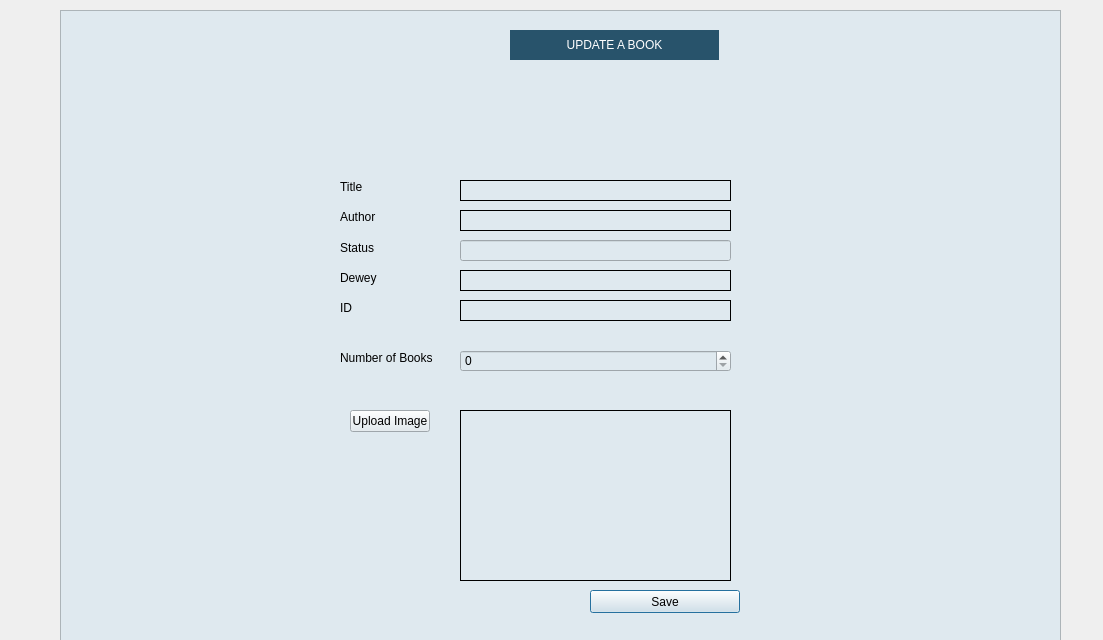
<?xml version="1.0" encoding="UTF-8"?>
<ui version="4.0">
 <class>updatebook</class>
 <widget class="QDialog" name="updatebook">
  <property name="geometry">
   <rect>
    <x>0</x>
    <y>0</y>
    <width>1103</width>
    <height>640</height>
   </rect>
  </property>
  <property name="windowTitle">
   <string>Dialog</string>
  </property>
  <widget class="QFrame" name="frame">
   <property name="geometry">
    <rect>
     <x>60</x>
     <y>10</y>
     <width>1001</width>
     <height>641</height>
    </rect>
   </property>
   <property name="styleSheet">
    <string notr="true">background-color: rgb(223, 233, 239);</string>
   </property>
   <property name="frameShape">
    <enum>QFrame::StyledPanel</enum>
   </property>
   <property name="frameShadow">
    <enum>QFrame::Plain</enum>
   </property>
   <widget class="QSplitter" name="splitter">
    <property name="geometry">
     <rect>
      <x>420</x>
      <y>570</y>
      <width>150</width>
      <height>23</height>
     </rect>
    </property>
    <property name="orientation">
     <enum>Qt::Horizontal</enum>
    </property>
   </widget>
   <widget class="QPushButton" name="btnupdatebook">
    <property name="geometry">
     <rect>
      <x>530</x>
      <y>580</y>
      <width>150</width>
      <height>23</height>
     </rect>
    </property>
    <property name="text">
     <string>Save</string>
    </property>
   </widget>
   <widget class="QLabel" name="lbl_ID">
    <property name="geometry">
     <rect>
      <x>400</x>
      <y>290</y>
      <width>271</width>
      <height>21</height>
     </rect>
    </property>
    <property name="font">
     <font>
      <pointsize>12</pointsize>
     </font>
    </property>
    <property name="frameShape">
     <enum>QFrame::Panel</enum>
    </property>
    <property name="text">
     <string/>
    </property>
   </widget>
   <widget class="QLabel" name="lblBookTitle">
    <property name="geometry">
     <rect>
      <x>400</x>
      <y>170</y>
      <width>271</width>
      <height>21</height>
     </rect>
    </property>
    <property name="font">
     <font>
      <pointsize>12</pointsize>
     </font>
    </property>
    <property name="frameShape">
     <enum>QFrame::Panel</enum>
    </property>
    <property name="text">
     <string/>
    </property>
   </widget>
   <widget class="QLabel" name="addbookimagebox">
    <property name="geometry">
     <rect>
      <x>400</x>
      <y>400</y>
      <width>271</width>
      <height>171</height>
     </rect>
    </property>
    <property name="frameShape">
     <enum>QFrame::Box</enum>
    </property>
    <property name="text">
     <string/>
    </property>
   </widget>
   <widget class="QLabel" name="label_2">
    <property name="geometry">
     <rect>
      <x>280</x>
      <y>200</y>
      <width>47</width>
      <height>14</height>
     </rect>
    </property>
    <property name="text">
     <string>Author</string>
    </property>
   </widget>
   <widget class="QLabel" name="lblDewey">
    <property name="geometry">
     <rect>
      <x>400</x>
      <y>260</y>
      <width>271</width>
      <height>21</height>
     </rect>
    </property>
    <property name="font">
     <font>
      <pointsize>12</pointsize>
     </font>
    </property>
    <property name="frameShape">
     <enum>QFrame::Panel</enum>
    </property>
    <property name="text">
     <string/>
    </property>
   </widget>
   <widget class="QSpinBox" name="spinQty">
    <property name="geometry">
     <rect>
      <x>400</x>
      <y>340</y>
      <width>271</width>
      <height>22</height>
     </rect>
    </property>
   </widget>
   <widget class="QLabel" name="label_3">
    <property name="geometry">
     <rect>
      <x>280</x>
      <y>230</y>
      <width>47</width>
      <height>16</height>
     </rect>
    </property>
    <property name="text">
     <string>Status</string>
    </property>
   </widget>
   <widget class="QLabel" name="label_5">
    <property name="geometry">
     <rect>
      <x>280</x>
      <y>290</y>
      <width>47</width>
      <height>16</height>
     </rect>
    </property>
    <property name="text">
     <string>ID</string>
    </property>
   </widget>
   <widget class="QLabel" name="label">
    <property name="geometry">
     <rect>
      <x>280</x>
      <y>170</y>
      <width>47</width>
      <height>14</height>
     </rect>
    </property>
    <property name="text">
     <string>Title</string>
    </property>
   </widget>
   <widget class="QPushButton" name="btnloadbookimage">
    <property name="geometry">
     <rect>
      <x>290</x>
      <y>400</y>
      <width>80</width>
      <height>22</height>
     </rect>
    </property>
    <property name="text">
     <string>Upload Image</string>
    </property>
   </widget>
   <widget class="QLabel" name="lblAuthor">
    <property name="geometry">
     <rect>
      <x>400</x>
      <y>200</y>
      <width>271</width>
      <height>21</height>
     </rect>
    </property>
    <property name="font">
     <font>
      <pointsize>12</pointsize>
     </font>
    </property>
    <property name="frameShape">
     <enum>QFrame::Panel</enum>
    </property>
    <property name="text">
     <string/>
    </property>
   </widget>
   <widget class="QLineEdit" name="txtaddStatus">
    <property name="geometry">
     <rect>
      <x>400</x>
      <y>230</y>
      <width>271</width>
      <height>21</height>
     </rect>
    </property>
   </widget>
   <widget class="QLabel" name="label_4">
    <property name="geometry">
     <rect>
      <x>280</x>
      <y>260</y>
      <width>47</width>
      <height>16</height>
     </rect>
    </property>
    <property name="text">
     <string>Dewey</string>
    </property>
   </widget>
   <widget class="QLabel" name="LibraryTitle_3">
    <property name="geometry">
     <rect>
      <x>450</x>
      <y>20</y>
      <width>209</width>
      <height>30</height>
     </rect>
    </property>
    <property name="maximumSize">
     <size>
      <width>16777215</width>
      <height>30</height>
     </size>
    </property>
    <property name="styleSheet">
     <string notr="true">background: rgba(40, 83, 107, 1);
font: 75 9pt &quot;Yu Gothic UI&quot;;
color: white;</string>
    </property>
    <property name="text">
     <string>UPDATE A BOOK</string>
    </property>
    <property name="alignment">
     <set>Qt::AlignCenter</set>
    </property>
   </widget>
   <widget class="QLabel" name="label_6">
    <property name="geometry">
     <rect>
      <x>280</x>
      <y>340</y>
      <width>101</width>
      <height>16</height>
     </rect>
    </property>
    <property name="text">
     <string>Number of Books</string>
    </property>
   </widget>
  </widget>
 </widget>
 <resources/>
 <connections/>
</ui>
